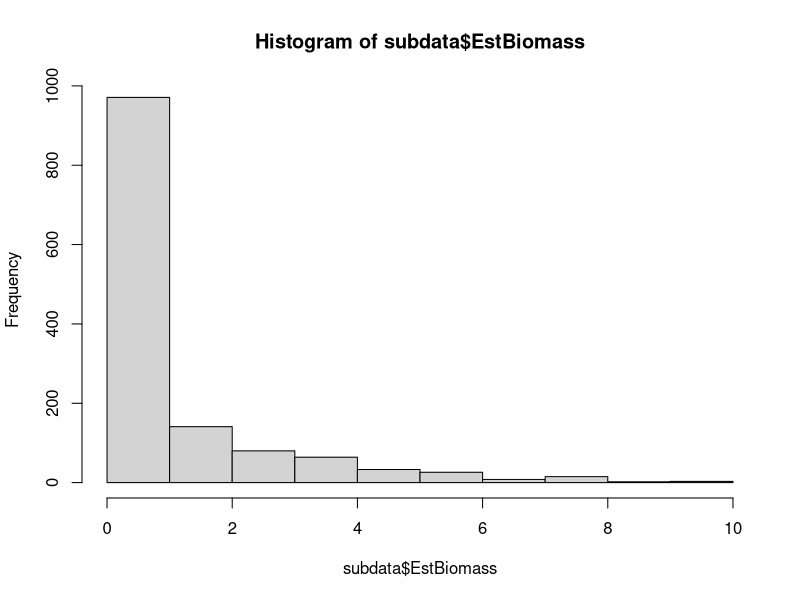
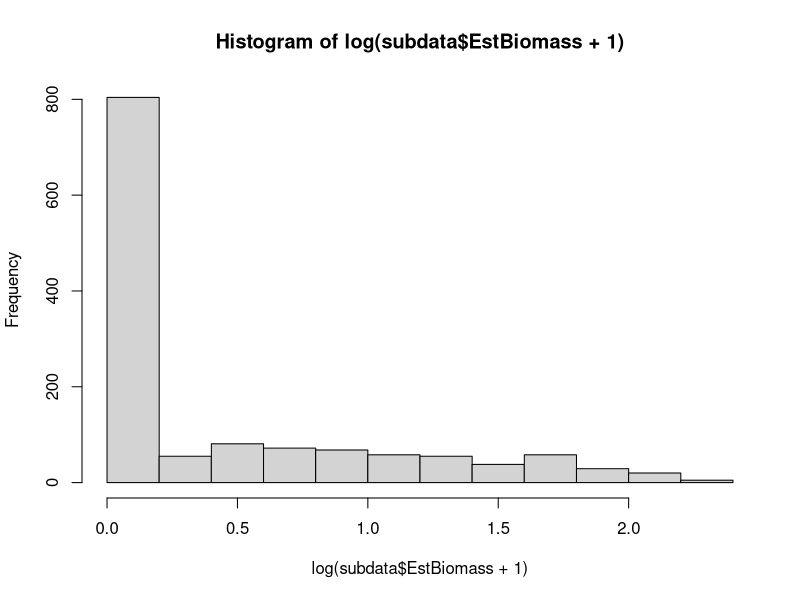

Generate these figures, in order, with R: (Note: this script raises an error after producing the figures.)

library(foreign)  # To get SPSS file
library(lme4)     # For random effects
library(lsmeans)  # To summarized expected values by group
library(pbkrtest) # Way to get p-values
                  # http://www.inside-r.org/packages/cran/lme4/docs/pvalues
                  # What is restriction matrix? http://people.su.se/~palme/Rmatr.pdf 


annuals <- read.spss("SPSS BothSitesAllYears Data File.sav",to.data.frame=TRUE)
str(annuals)
annuals$Year=as.factor(annuals$Year)

#Model options- Don't put in Precipitation Amounts (WintRain), but include Year as a fixed effect.  This will allow for other weather variation rather than just precip. 

#Reponse variables:  Biomass, Counts of target species, Cover of target species.

   
####  Biomass -----

#Use this line to change subsets (i.e. switch to Sonoran)
subdata=subset(annuals, (Desert=='Mojave ' & TranDir=='N' & Year!=2011)) 

hist(subdata$EstBiomass)
table(subdata$EstBiomass) #755 zeros
hist(log(subdata$EstBiomass+1))  #Logging this is silly
table(log(subdata$EstBiomass+1)) 
hist(logw0(subdata$EstBiomass))
table(logw0(subdata$EstBiomass))
#Full factorial model
biomass.lmer=lmer(EstBiomass~FireTrt*RainTrt*SeedTrt*TurbTrt*Year*MH+(1|ShrubID)+(1|ShrubID:Plot),  data=subdata )
#Gives warning message. Maybe false positive?  see Ben Bolkers comment here: 
# http://comments.gmane.org/gmane.comp.lang.r.lme4.devel/11674
summary(biomass.lmer)
anova(biomass.lmer)
dim(summary(biomass.lmer)$coefficients)
RM=Diagonal(192)
#a slow function
pvals<-apply(RM, 1, function(x)KRmodcomp(biomass.lmer, t(x))$stats$p.value)
cbind(summary(biomass.lmer)$coefficients,pvals)
#No six-way interxns signif (phew!)

biomass.lmer2=lmer(EstBiomass~(FireTrt+RainTrt+SeedTrt+TurbTrt+Year+MH)^5+(1|ShrubID)+(1|ShrubID:Plot),  data=subset(annuals, (Desert=='Mojave ' & TranDir=='N' & Year!=2011)), control=lmerControl(optimizer="bobyqa") )
summary(biomass.lmer2)
dim(summary(biomass.lmer2)$coefficients)
RM2=Diagonal(186)
#a slow function
pvals2<-apply(RM2, 1, function(x)KRmodcomp(biomass.lmer2, t(x))$stats$p.value)
cbind(summary(biomass.lmer2)$coefficients,pvals2)


biomass.lmer3=lmer(EstBiomass~(FireTrt+RainTrt+SeedTrt+TurbTrt+Year+MH)^4 +(1|ShrubID)+(1|ShrubID:Plot),  data=subset(annuals, (Desert=='Mojave ' & TranDir=='N' & Year!=2011)), control=lmerControl(optimizer="bobyqa") )
summary(biomass.lmer3)
dim(summary(biomass.lmer3)$coefficients)
RM3=Diagonal(157)
#a slow function
pvals3<-apply(RM3, 1, function(x)KRmodcomp(biomass.lmer3, t(x))$stats$p.value)
cbind(summary(biomass.lmer3)$coefficients,round(pvals3,4))
#Some signif p-vals here: FireTrtUB:RainTrtE:SeedTrtS:MHON 



biomass.lmer4=lmer(EstBiomass~(FireTrt+RainTrt+SeedTrt+TurbTrt+Year+MH)^3 + FireTrt:RainTrt:SeedTrt:MH  +(1|ShrubID)+(1|ShrubID:Plot),  data=subset(annuals, (Desert=='Mojave ' & TranDir=='N' & Year!=2011)), control=lmerControl(optimizer="bobyqa") )
summary(biomass.lmer4)
dim(summary(biomass.lmer4)$coefficients)
RM4=Diagonal(106)
#a slow function
pvals4<-apply(RM4, 1, function(x)KRmodcomp(biomass.lmer4, t(x))$stats$p.value)
cbind(summary(biomass.lmer4)$coefficients,round(pvals4,4))
#Some signif p-vals here: FireTrtUB:RainTrtE:SeedTrtS:MHON (before) RainTrt:Year:MH FireTrt:SeedTrt:MH FireTrt:RainTrt:MH FireTrt:RainTrt:TurbTrt  FireTrt:RainTrt:SeedTrt



biomass.lmer5=lmer(EstBiomass~(FireTrt+RainTrt+SeedTrt+TurbTrt+Year+MH)^2 + FireTrt:RainTrt:SeedTrt:MH + RainTrt:SeedTrt:MH  + FireTrt:SeedTrt:MH +FireTrt:RainTrt:MH + FireTrt:RainTrt:SeedTrt + RainTrt:Year:MH + FireTrt:RainTrt:TurbTrt + (1|ShrubID)+(1|ShrubID:Plot),  data=subset(annuals, (Desert=='Mojave ' & TranDir=='N' & Year!=2011)), control=lmerControl(optimizer="bobyqa") ) 
summary(biomass.lmer5)
dim(summary(biomass.lmer5)$coefficients)
RM5=Diagonal(73)
#a slow function
pvals5<-apply(RM5, 1, function(x)KRmodcomp(biomass.lmer5, t(x))$stats$p.value)
cbind(summary(biomass.lmer5)$coefficients,round(pvals5,4))
#Some signif p-vals here


biomass.lmer6=lmer(EstBiomass~(FireTrt+RainTrt+SeedTrt+TurbTrt+Year+MH)^2 + FireTrt:RainTrt:SeedTrt:MH + RainTrt:SeedTrt:MH  + FireTrt:SeedTrt:MH +FireTrt:RainTrt:MH + FireTrt:RainTrt:SeedTrt + RainTrt:Year:MH + FireTrt:RainTrt:TurbTrt - Year:TurbTrt - FireTrt:Year+ (1|ShrubID)+(1|ShrubID:Plot),  data=subset(annuals, (Desert=='Mojave ' & TranDir=='N' & Year!=2011)), control=lmerControl(optimizer="bobyqa") ) 
summary(biomass.lmer6)
dim(summary(biomass.lmer6)$coefficients)
RM6=Diagonal(71)
#a slow function
pvals6<-apply(RM6, 1, function(x)KRmodcomp(biomass.lmer6, t(x))$stats$p.value)
cbind(summary(biomass.lmer6)$coefficients,round(pvals6,4))
#Final model?
plot(biomass.lmer6)
qqnorm(biomass.lmer6$resid)

lsmeans(biomass.lmer6,  ~ FireTrt:RainTrt:SeedTrt:MH|TurbTrt+Year)  #Just put in highest order interactions

lsmip(biomass.lmer6, RainTrt~MH|Year)
lsmip(biomass.lmer6, RainTrt~MH|Year+FireTrt)
lsmip(biomass.lmer6, RainTrt~MH|Year+SeedTrt)
lsmip(biomass.lmer6, RainTrt~MH|Year+TurbTrt)


lsmip(biomass.lmer6, RainTrt~MH|Year+FireTrt+SeedTrt+TurbTrt)

#This is crazy complicated... try simplifying.... 
